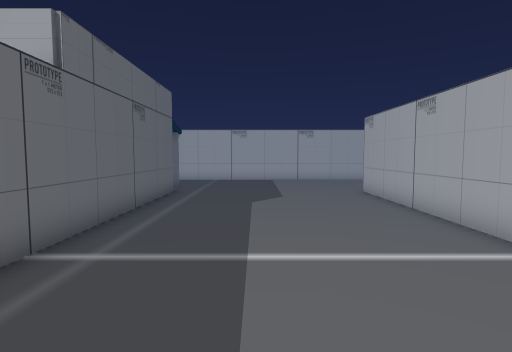
[1] (above)

18 first-person views from a walk through a scene from a Unity 3-D project. The camera is 1.5 m above the floor, tilts 4° down and sees 80° across. The floor is counted in squares, 1 m on a side. Each view is taken from the middle of a square. On the plan, view 1 faces up. The plan holds only what a view shows up to about 15 squares ahead; the rest is blank. The place goes on beyond the plan. The player is left out.

[2]
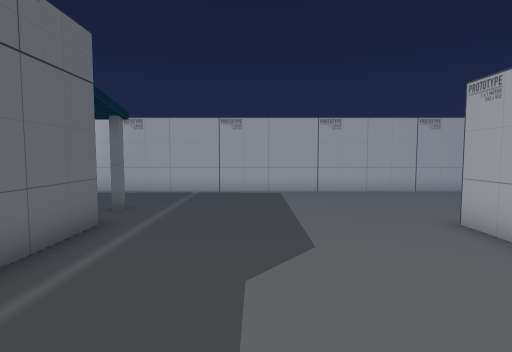

[3]
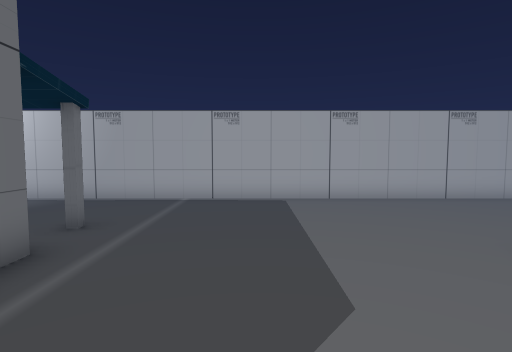

[4]
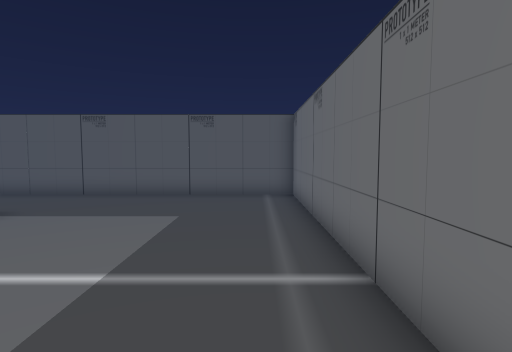

[5]
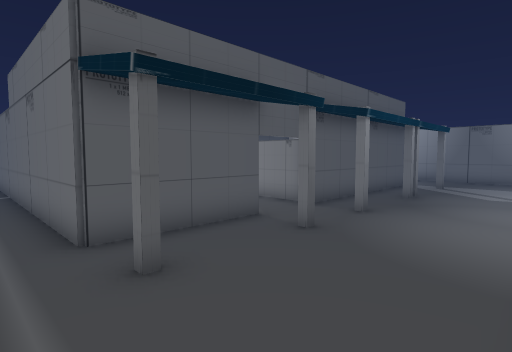

[6]
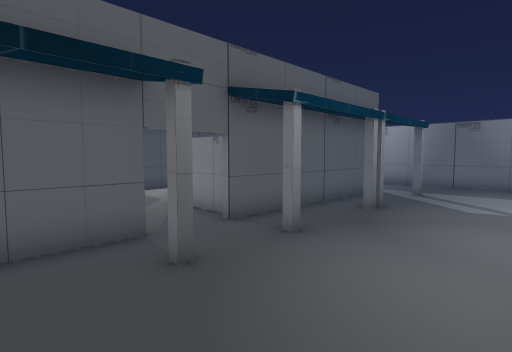

[7]
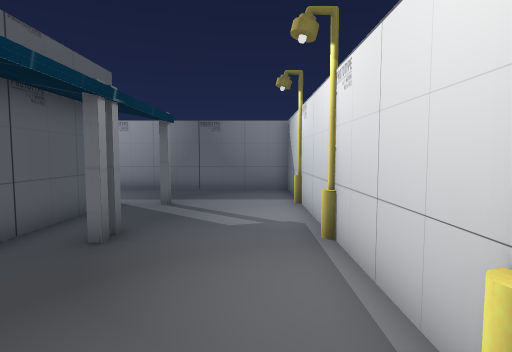

[8]
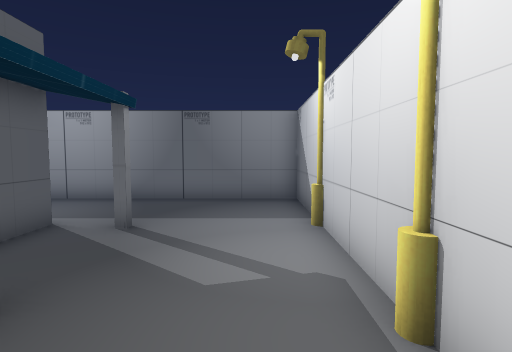

[9]
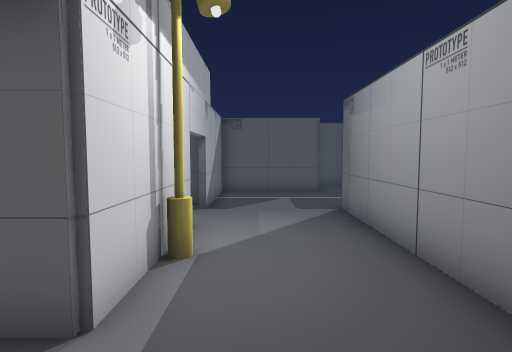

[10]
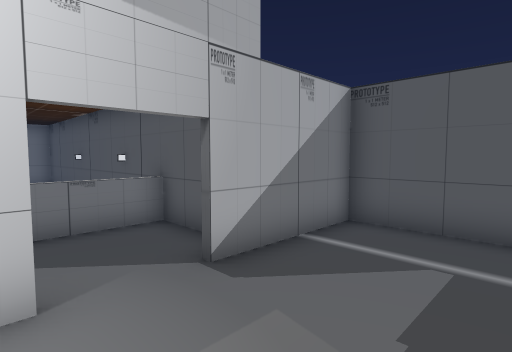

[11]
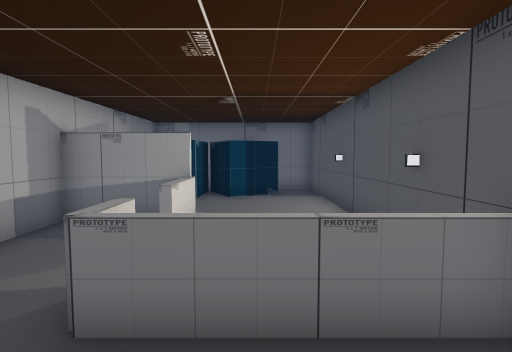

[12]
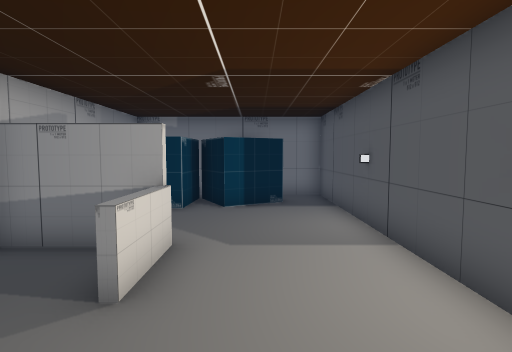

[13]
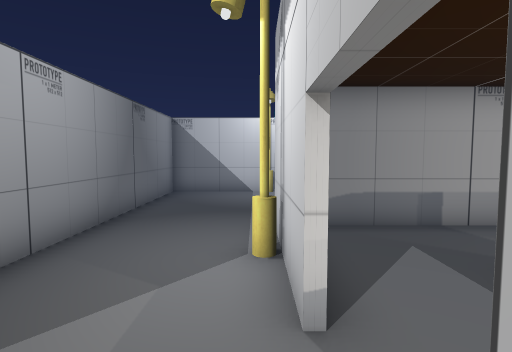

[14]
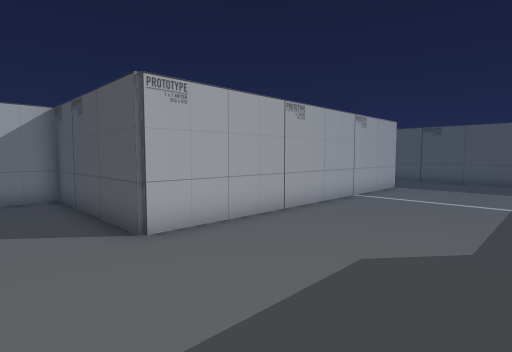

[15]
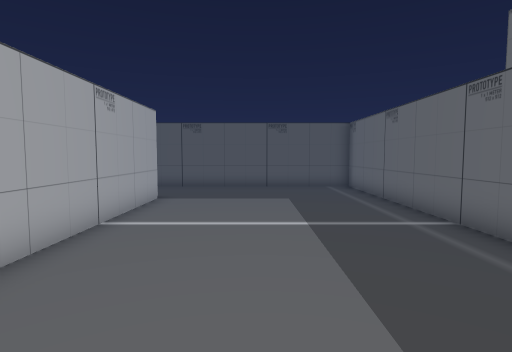

[16]
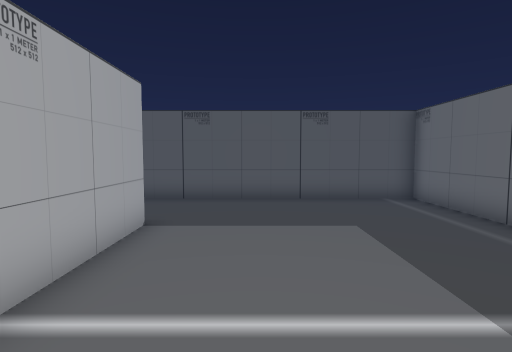

[17]
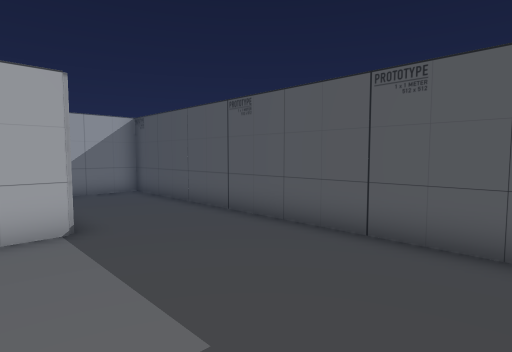

[18]
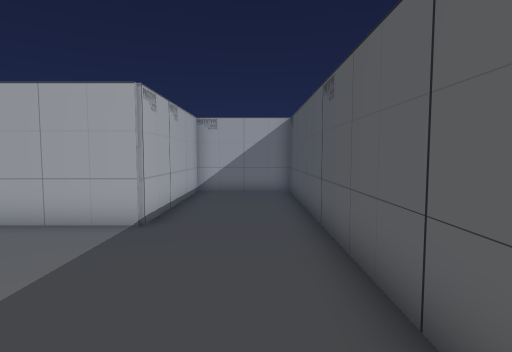

### Floor plan
Key: @ floor where view 1 was taken; # wall or solid block; . floor; = window, fence, low wall or low ledge; H house; O other object.
Columns run from 22 left of view 1 to 9 right of it. Each row starts with its distance up from view 1.
 19 ################################
 18 #....O...O...O.................
 17 #..............................
 16 #.............................
 15 #............................
 14 #....O..OO..O..O..O.............
 13 #....HHHHHHHH..HH...............
 12 #....H......H.. HHH........#####
 11 #...OH......H.. HHH........#
 10 #...OH..=.HHH...HHH........#
  9 #....H..H.......HHH........#
  8 #.......H.......HHHH.......#
  7 #.......H........H.H.......#
  6  ....H..H.H...H....H.......#
  5 .....HHH H HHH HHHHH.......#
  4 .....#            #........#
  3 .....#            #........#
  2 .####             #........#
  1 .                 #........#####
  0 #                 #...@.........
 -1                   #.............
 -2                   #.............
 -3                   #.............
 -4                    #############

Positions as (right, up) in squares from view 1, and headings:
1: (0, 0), facing up
2: (0, 6), facing up
3: (0, 8), facing up
4: (-2, 8), facing down
5: (-2, 18), facing down-left
6: (-5, 18), facing down-left
7: (-8, 17), facing left
8: (-11, 17), facing left
9: (-19, 15), facing down
10: (-21, 9), facing down-right
11: (-17, 8), facing right
12: (-15, 8), facing right
13: (-18, 6), facing up
14: (-1, 15), facing down-right
15: (1, 11), facing down
16: (2, 7), facing down
17: (-2, 2), facing down-right
18: (-2, -2), facing right
